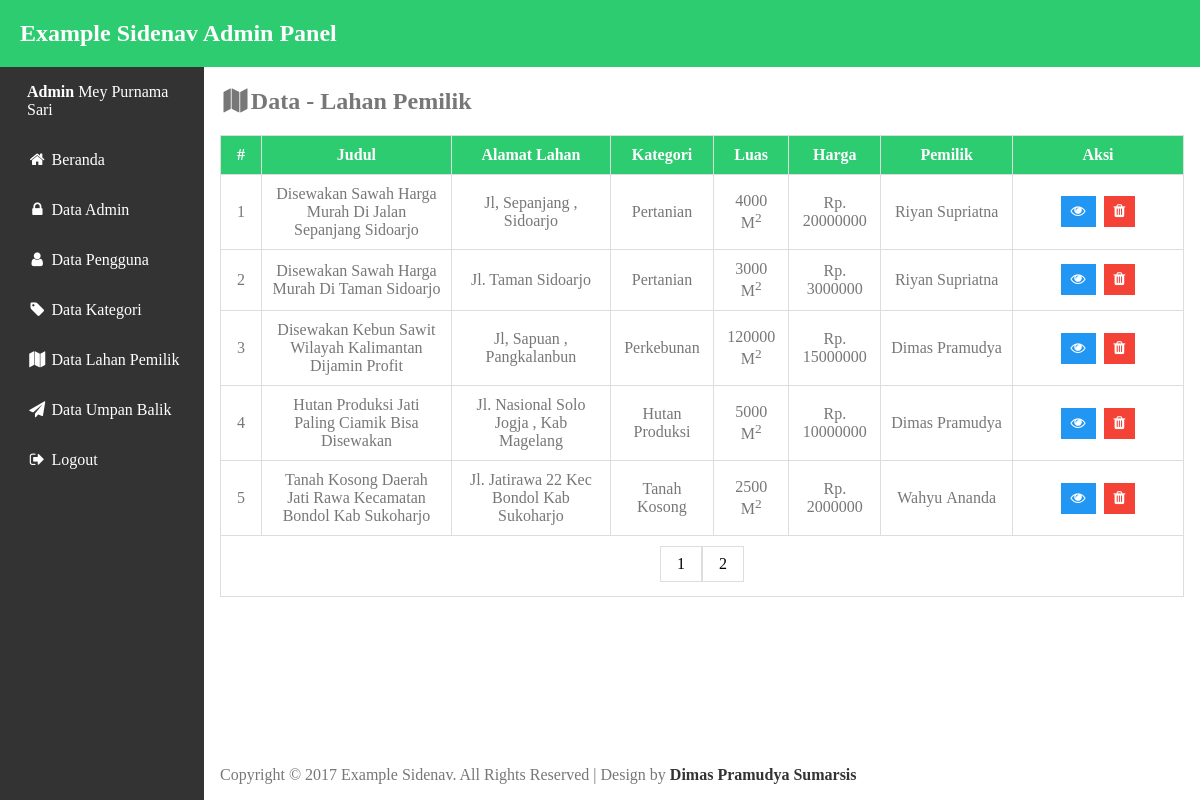
The app's page /adm/fieldData.php (signed in), older data.
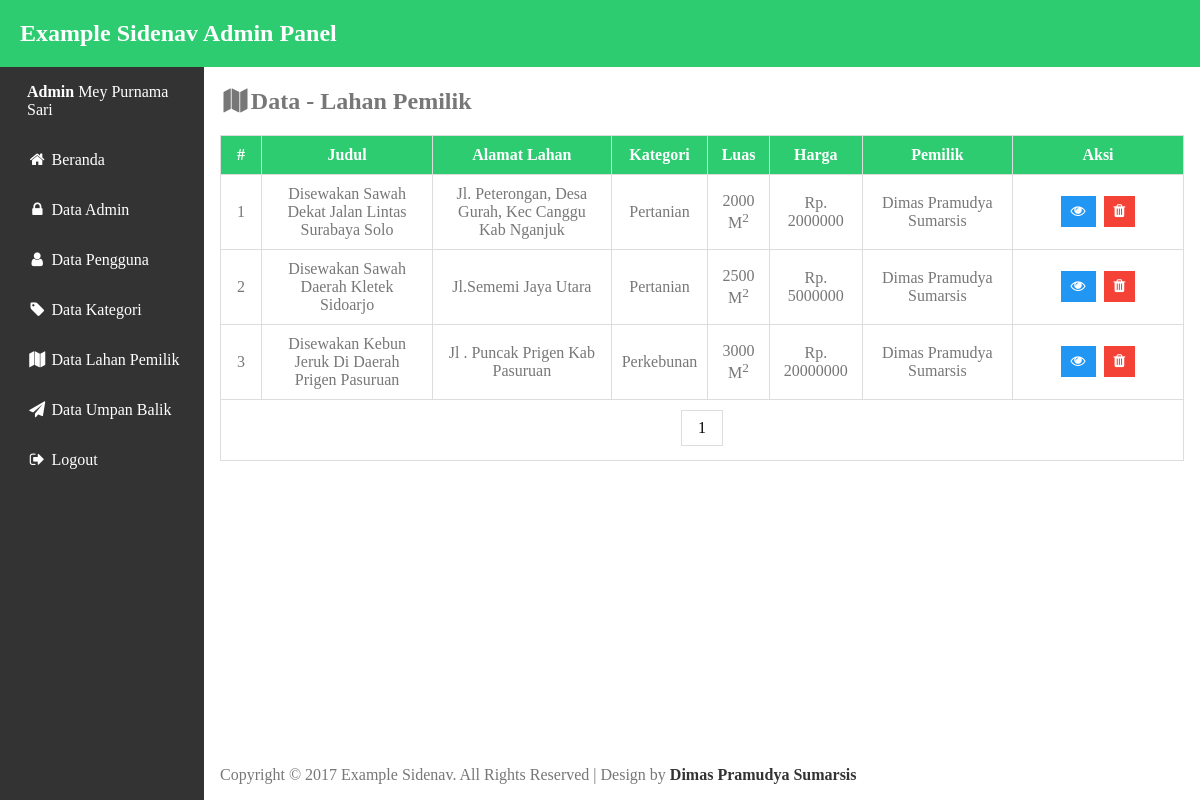
The same page, newer data.
### tables this page shows
CREATE TABLE `tb_lahan` (
  `id_lahan` int(11) NOT NULL,
  `id_user` int(11) NOT NULL,
  `id_kategori` int(11) NOT NULL,
  `judul` varchar(100) NOT NULL,
  `alamat_lahan` varchar(100) NOT NULL,
  `luas` varchar(7) NOT NULL,
  `sertifikasi` varchar(60) NOT NULL,
  `deskripsi` text NOT NULL,
  `harga` int(11) NOT NULL,
  `kurun_sewa` varchar(10) NOT NULL,
  `fasilitas_irigasi` varchar(60) NOT NULL,
  `fasilitas_tanah` varchar(60) NOT NULL,
  `fasilitas_jalan` varchar(60) NOT NULL,
  `fasilitas_pemandangan` varchar(60) NOT NULL,
  `foto_lahan` varchar(255) NOT NULL,
  `fieldCreate_at` varchar(100) DEFAULT NULL,
  `fieldUpdate_at` varchar(100) DEFAULT NULL
);

CREATE TABLE `tb_kategori` (
  `id_kategori` int(11) NOT NULL,
  `kategori` varchar(20) NOT NULL,
  `create_at` varchar(100) DEFAULT NULL,
  `update_at` varchar(100) DEFAULT NULL
);

CREATE TABLE `tb_user` (
  `id_user` int(8) NOT NULL,
  `nama_depan` varchar(15) NOT NULL,
  `nama_belakang` varchar(60) NOT NULL,
  `email` varchar(60) NOT NULL,
  `password` varchar(255) NOT NULL,
  `alamat` varchar(100) NOT NULL,
  `telepon` varchar(13) NOT NULL,
  `profesi` varchar(20) NOT NULL,
  `foto` varchar(200) NOT NULL,
  `create_at` varchar(100) DEFAULT NULL,
  `update_at` varchar(100) DEFAULT NULL
);

### adm/Admin.php (called while the page is built, shortened)
<?php
    class Admin
    {
        private $db;
        function __construct($db_conn)
        {
            $this->db = $db_conn;
        }
        public function isLoggedIn(){
            if(isset($_SESSION['adm_session']))
            {
                return true;
            }
        }
        public function getAdmin(){
            try {
                $query = $this->db->prepare("SELECT * FROM tb_admin WHERE id_admin = :id_admin");
                $query->bindParam(":id_admin", $_SESSION['adm_session']);
                $query->execute();
                return $query->fetch();
            } catch (PDOException $e) {
                echo $e->getMessage();
                return false;
            }
        }
    }
?>

### adm/fieldData.php (the view, shortened to what this page needs)
<?php
    require_once "db.php";
    require_once "Admin.php";
    $admin = new Admin($db);
    $currentAdmin = $admin->getAdmin();
    $limit = 5;
    $sql = "SELECT * FROM tb_lahan INNER JOIN tb_user ON tb_lahan.id_user=tb_user.id_user INNER JOIN tb_kategori ON tb_lahan.id_kategori=tb_kategori.id_kategori";
    $query = $db->prepare($sql);
    $query->execute();
    $total_result = $query->rowCount();
    $total_pages = ceil($total_result/$limit);
    if(!isset($_GET['page']))
    {
      $page = 1;
    }
    else
    {
      $page = $_GET['page'];
    }
    $starting_limit = ($page-1)*$limit;
    $show = "SELECT * FROM tb_lahan INNER JOIN tb_user ON tb_lahan.id_user=tb_user.id_user INNER JOIN tb_kategori ON tb_lahan.id_kategori=tb_kategori.id_kategori LIMIT $starting_limit , $limit";
    $showquery = $db->prepare($show);
    $showquery->execute();
    $data = $showquery->fetchAll();
 ?>
<!DOCTYPE html>
<html>
<head>
<link rel="stylesheet" type="text/css" href="css/style.css">
<link rel="stylesheet" href="css/font-awesome.min.css">
</head>
<body>
<?php include "template/header.php"; ?>
<div class="wrapper">
  <div class="content">
    <h2><i class="fa fa-map fa-fw" aria-hidden="true"></i>Data - Lahan Pemilik</h2>
    <div style="overflow-x:auto;">
      <table id="myTable">
        <tr>
          <th class="no-column">#</th>
          <th>Judul</th>
          <th>Alamat Lahan</th>
          <th>Kategori</th>
          <th>Luas</th>
          <th>Harga</th>
          <th>Pemilik</th>
          <th class="action-column">Aksi</th>
        </tr>
        <?php
        $no=1;
        foreach ($data as $value) { ?>
        <tr>
            <td><?php echo $no++ ?></td>
            <td><?php echo $value['judul'];?></td>
            <td><?php echo $value['alamat_lahan'];?></td>
            <td><?php echo $value['kategori'];?></td>
            <td><?php echo $value['luas'];?> M<sup>2</sup></td>
            <td>Rp. <?php echo $value['harga'];?></td>
            <td><?php echo $value['nama_depan'] . '&nbsp;' . $value['nama_belakang'];?></td>
            <td>
            <a href="fieldView.php?id_lahan=<?php echo $value['id_lahan']; ?>" class="btn act info"><i class="fa fa-eye"></i></a>
            <a href="fieldProses.php?id_lahan=<?php echo $value['id_lahan']; ?>" class="btn act danger"><i class="fa fa-trash"></i></a>
          </td>
        </tr>
        <?php } ?>
        <tr>
          <td colspan="8">
            <div class="pagination">
              <?php for($page=1; $page <= $total_pages ; $page++):?>
                  <a href="<?php echo "?page=$page" ?>"><?php echo $page; ?></a>
              <?php endfor; ?>
            </div>
          </td>
        </tr>
      </table>
    </div>
<?php include "template/footer.php"; ?>
</div>
</body>
</html>

### adm/Template/header.php
<div class="header">
  <h2><a href="index.php">Example Sidenav Admin Panel</a></h2>
</div>
<?php
  $a = $_SERVER['PHP_SELF'];
  $b = "/gubuktani/adm/";
  $c = array(
    "index.php",
    "AdminData.php",
    "userData.php",
    "catData.php",
    "fieldData.php",
    "feedbackData.php",
  );
  $d = "active";
?>
<ul class="sidenav">
  <li><a id="brand"><b>Admin </b><?php echo $currentAdmin['nama']; ?></a></li>
  <li><a href="<?php echo $c[0] ?>" class="<?php if($a == $b . $c[0]){echo $d;}?>"><i class="fa fa-home fa-fw" aria-hidden="true"></i>&nbsp;Beranda</a></li>
  <li><a href="<?php echo $c[1] ?>" class="<?php if($a == $b . $c[1]){echo $d;}?>"><i class="fa fa-lock fa-fw" aria-hidden="true"></i>&nbsp;Data Admin</a></li>
  <li><a href="<?php echo $c[2] ?>" class="<?php if($a == $b . $c[2]){echo $d;}?>"><i class="fa fa-user fa-fw" aria-hidden="true"></i>&nbsp;Data Pengguna</a></li>
  <li><a href="<?php echo $c[3] ?>" class="<?php if($a == $b . $c[3]){echo $d;}?>"><i class="fa fa-tag fa-fw" aria-hidden="true"></i>&nbsp;Data Kategori</a></li>
  <li><a href="<?php echo $c[4] ?>" class="<?php if($a == $b . $c[4]){echo $d;}?>"><i class="fa fa-map fa-fw" aria-hidden="true"></i>&nbsp;Data Lahan Pemilik</a></li>
  <li><a href="<?php echo $c[5] ?>" class="<?php if($a == $b . $c[5]){echo $d;}?>"><i class="fa fa-send fa-fw" aria-hidden="true"></i>&nbsp;Data Umpan Balik</a></li>
   <li><a href="logout.php"><i class="fa fa-sign-out fa-fw" aria-hidden="true"></i>&nbsp;Logout</a></li>
</ul>

### adm/Template/footer.php
<div class="footer">
    <p class="license">Copyright © 2017 Example Sidenav. All Rights Reserved | Design by <a href="http://twitter.com/@pramsisrajawali" target="_blank">Dimas Pramudya Sumarsis</a></p>
</div>

### adm/css/style.css (style rules this page uses)
body { margin: 0; font-family: calibri; color: #777; }
.header { padding:20px; background: #2ecc71; color: #fff; }
.header h2 { margin: 0; }
.header h2 a { color: #fff; text-decoration: none; }
ul.sidenav { list-style-type: none; margin: 0; padding: 0; width: 17%; background-color: #333; position: fixed; height: 100%; overflow: auto; }
ul.sidenav li a { display: block; padding: 16px 20px; text-decoration: none; color: #fff; border-left: 7px solid #333; }
div.wrapper { margin-left: 17%; padding: 1px 16px; }
table, td, th { border: 1px solid #ddd; text-align: center; }
table { border-collapse: collapse; width: 100%; }
th { background: #2ecc71; color: #fff; }
th, td { padding: 10px; }
.action-column { width: 150px; }
.no-column { width: 20px; }
div.footer { bottom: 0; position: absolute; margin: auto; box-sizing: border-box; }
div.footer a { text-decoration: none; color: #333; font-weight: bold; }
.btn { color: #fff; cursor: pointer; padding: 18px; border: none; text-align: center; outline: none; font-size: 15px; transition: 0.4s; margin-bottom: 20px; }
.act { background: #333; border: none; color: white; padding: 7px 10px; text-align: center; text-decoration: none; display: inline-block; margin: 0px 2px; cursor: pointer; -webkit-transition-duration: 0.4s; transition-duration: 0.4s; }
.info { background-color: #2196F3; }
.danger { background-color: #f44336; }
.pagination { display: inline-block; }
.pagination a { color: black; float: left; padding: 8px 16px; text-decoration: none; transition: background-color .3s; border: 1px solid #ddd; }

Row changes from the older to the newer data that the page shows:
removed tb_lahan: judul "Disewakan Sawah Harga Murah Di Jalan Sepanjang Sidoarjo", alamat_lahan "Jl, Sepanjang , Sidoarjo", id_kategori.kategori "Pertanian", luas "4000", harga "20000000", id_user.nama_depan "Riyan", id_user.nama_belakang "Supriatna"
removed tb_lahan: judul "Disewakan Sawah Harga Murah Di Taman Sidoarjo", alamat_lahan "Jl. Taman Sidoarjo", id_kategori.kategori "Pertanian", luas "3000", harga "3000000", id_user.nama_depan "Riyan", id_user.nama_belakang "Supriatna"
removed tb_lahan: judul "Disewakan Kebun Sawit Wilayah Kalimantan Dijamin Profit", alamat_lahan "Jl, Sapuan , Pangkalanbun", id_kategori.kategori "Perkebunan", luas "120000", harga "15000000", id_user.nama_depan "Dimas", id_user.nama_belakang "Pramudya"
removed tb_lahan: judul "Hutan Produksi Jati Paling Ciamik Bisa Disewakan", alamat_lahan "Jl. Nasional Solo Jogja , Kab Magelang", id_kategori.kategori "Hutan Produksi", luas "5000", harga "10000000", id_user.nama_depan "Dimas", id_user.nama_belakang "Pramudya"
removed tb_lahan: judul "Tanah Kosong Daerah Jati Rawa Kecamatan Bondol Kab Sukoharjo", alamat_lahan "Jl. Jatirawa 22 Kec Bondol Kab Sukoharjo", id_kategori.kategori "Tanah Kosong", luas "2500", harga "2000000", id_user.nama_depan "Wahyu", id_user.nama_belakang "Ananda"
added tb_lahan: judul "Disewakan Sawah Dekat Jalan Lintas Surabaya Solo", alamat_lahan "Jl. Peterongan, Desa Gurah, Kec Canggu Kab Nganjuk", id_kategori.kategori "Pertanian", luas "2000", harga "2000000", id_user.nama_depan "Dimas", id_user.nama_belakang "Pramudya Sumarsis"
added tb_lahan: judul "Disewakan Sawah Daerah Kletek Sidoarjo", alamat_lahan "Jl.Sememi Jaya Utara", id_kategori.kategori "Pertanian", luas "2500", harga "5000000", id_user.nama_depan "Dimas", id_user.nama_belakang "Pramudya Sumarsis"
added tb_lahan: judul "Disewakan Kebun Jeruk Di Daerah Prigen Pasuruan", alamat_lahan "Jl . Puncak Prigen Kab Pasuruan", id_kategori.kategori "Perkebunan", luas "3000", harga "20000000", id_user.nama_depan "Dimas", id_user.nama_belakang "Pramudya Sumarsis"
Text that changed along with them:
list line gone: "2"
